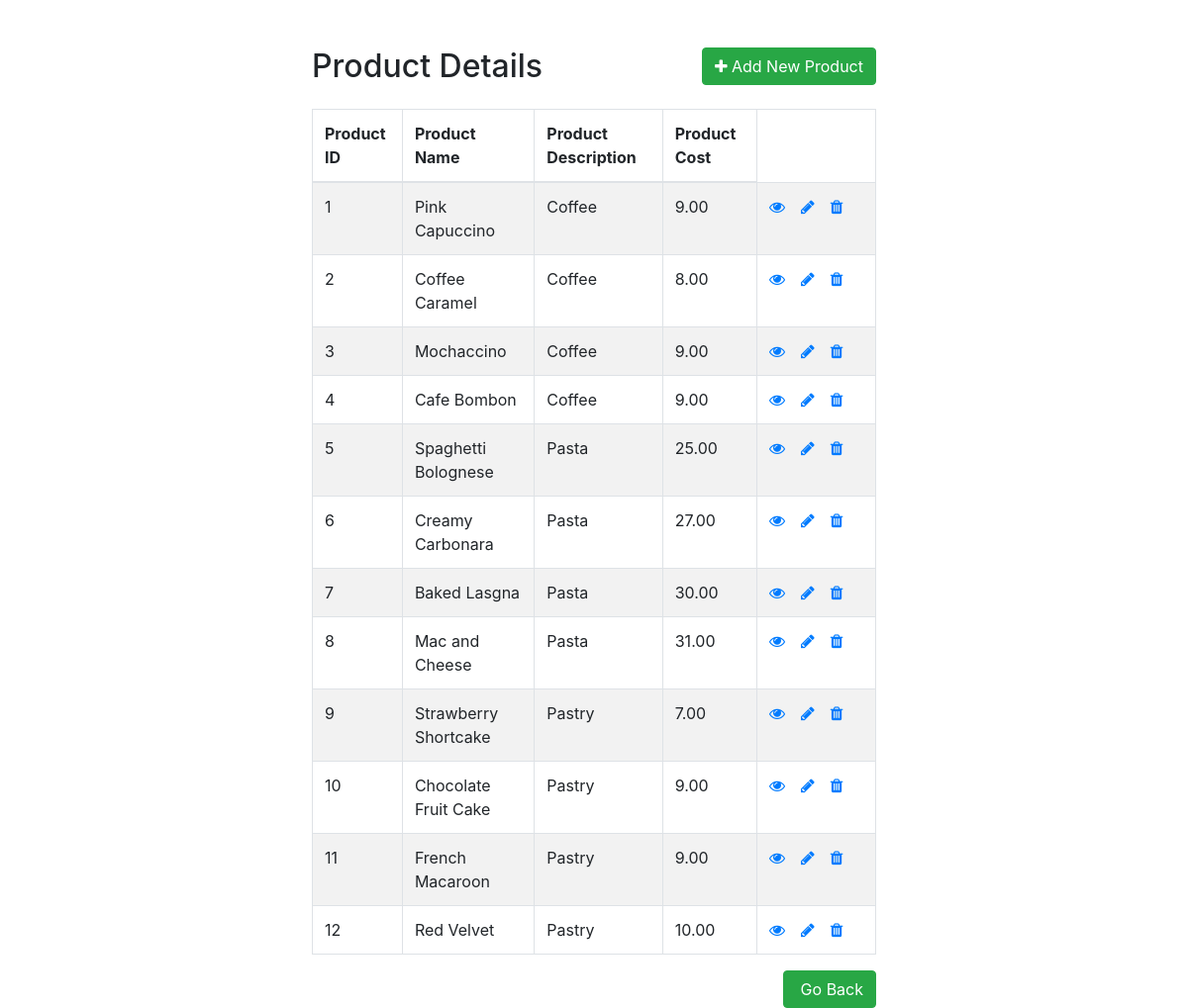
Screenshot of /CRUD_Product/index.php with the database file from the repository.
### tables this page shows
CREATE TABLE `tblproduct` (
  `PRODUCT_ID` int(9) NOT NULL,
  `PRODUCT_NAME` char(50) NOT NULL,
  `PRODUCT_DESC` varchar(255) NOT NULL,
  `PRODUCT_COST` decimal(10,2) NOT NULL
);

### CRUD_Product/index.php (the view, shortened to what this page needs)
<!DOCTYPE html>
<html lang="en">
<head>
    <link rel="stylesheet" href="https://stackpath.bootstrapcdn.com/bootstrap/4.5.2/css/bootstrap.min.css">
    <link rel="stylesheet" href="https://maxcdn.bootstrapcdn.com/font-awesome/4.7.0/css/font-awesome.min.css">
</head>
<body>
    <div class="wrapper">
        <div class="container-fluid">
            <div class="row">
                <div class="col-md-12">
                    <div class="mt-5 mb-3 clearfix">
                        <h2 class="pull-left">Product Details</h2>
                        <a href="create.php" class="btn btn-success pull-right"><i class="fa fa-plus"></i> Add New Product</a>
                    </div>
                    <?php
                    require_once "config.php";
                    $sql = "SELECT * FROM TBLPRODUCT";
                    if($result = mysqli_query($link, $sql)){
                        if(mysqli_num_rows($result) > 0){
                            echo '<table class="table table-bordered table-striped">';
                                echo "<thead>";
                                    echo "<tr>";
                                        echo "<th>Product ID</th>";
                                        echo "<th>Product Name</th>";
                                        echo "<th>Product Description</th>";
                                        echo "<th>Product Cost</th>";
                                    echo "</tr>";
                                echo "</thead>";
                                echo "<tbody>";
                                while($row = mysqli_fetch_array($result)){
                                    echo "<tr>";
                                        echo "<td>" . $row['PRODUCT_ID'] . "</td>";
                                        echo "<td>" . $row['PRODUCT_NAME'] . "</td>";
                                        echo "<td>" . $row['PRODUCT_DESC'] . "</td>";
                                        echo "<td>" . $row['PRODUCT_COST'] . "</td>";
                                        echo "<td>";
                                            echo '<a href="read.php?id='. $row['PRODUCT_ID'] .'" class="mr-3" title="View Record" data-toggle="tooltip"><span class="fa fa-eye"></span></a>';
                                            echo '<a href="update.php?id='. $row['PRODUCT_ID'] .'" class="mr-3" title="Update Record" data-toggle="tooltip"><span class="fa fa-pencil"></span></a>';
                                            echo '<a href="delete.php?id='. $row['PRODUCT_ID'] .'" title="Delete Record" data-toggle="tooltip"><span class="fa fa-trash"></span></a>';
                                        echo "</td>";
                                    echo "</tr>";
                                }
                                echo "</tbody>";
                            echo "</table>";
                        } else{
                            echo '<div class="alert alert-danger"><em>No records were found.</em></div>';
                        }
                    } else{
                        echo "Oops! Something went wrong. Please try again later.";
                    }
                    ?>
                <a href="../Admin_Index/index.php" class="btn btn-success pull-right"><i class="fa"></i> Go Back</a>
                </div>
            </div>
        </div>
    </div>
</body>
</html>

### CRUD_Product/index.php (style rules this page uses)
.wrapper { width: 600px; margin: 0 auto; }
table tr td:last-child { width: 120px; }

### rows the page displays
tblproduct: PRODUCT_ID "1", PRODUCT_NAME "Pink Capuccino", PRODUCT_DESC "Coffee", PRODUCT_COST "9.00"
tblproduct: PRODUCT_ID "2", PRODUCT_NAME "Coffee Caramel", PRODUCT_DESC "Coffee", PRODUCT_COST "8.00"
tblproduct: PRODUCT_ID "3", PRODUCT_NAME "Mochaccino", PRODUCT_DESC "Coffee", PRODUCT_COST "9.00"
tblproduct: PRODUCT_ID "4", PRODUCT_NAME "Cafe Bombon", PRODUCT_DESC "Coffee", PRODUCT_COST "9.00"
tblproduct: PRODUCT_ID "5", PRODUCT_NAME "Spaghetti Bolognese", PRODUCT_DESC "Pasta", PRODUCT_COST "25.00"
tblproduct: PRODUCT_ID "6", PRODUCT_NAME "Creamy Carbonara", PRODUCT_DESC "Pasta", PRODUCT_COST "27.00"
tblproduct: PRODUCT_ID "7", PRODUCT_NAME "Baked Lasgna", PRODUCT_DESC "Pasta", PRODUCT_COST "30.00"
tblproduct: PRODUCT_ID "8", PRODUCT_NAME "Mac and Cheese", PRODUCT_DESC "Pasta", PRODUCT_COST "31.00"
tblproduct: PRODUCT_ID "9", PRODUCT_NAME "Strawberry Shortcake", PRODUCT_DESC "Pastry", PRODUCT_COST "7.00"
tblproduct: PRODUCT_ID "10", PRODUCT_NAME "Chocolate Fruit Cake", PRODUCT_DESC "Pastry", PRODUCT_COST "9.00"
tblproduct: PRODUCT_ID "11", PRODUCT_NAME "French Macaroon", PRODUCT_DESC "Pastry", PRODUCT_COST "9.00"
tblproduct: PRODUCT_ID "12", PRODUCT_NAME "Red Velvet", PRODUCT_DESC "Pastry", PRODUCT_COST "10.00"
